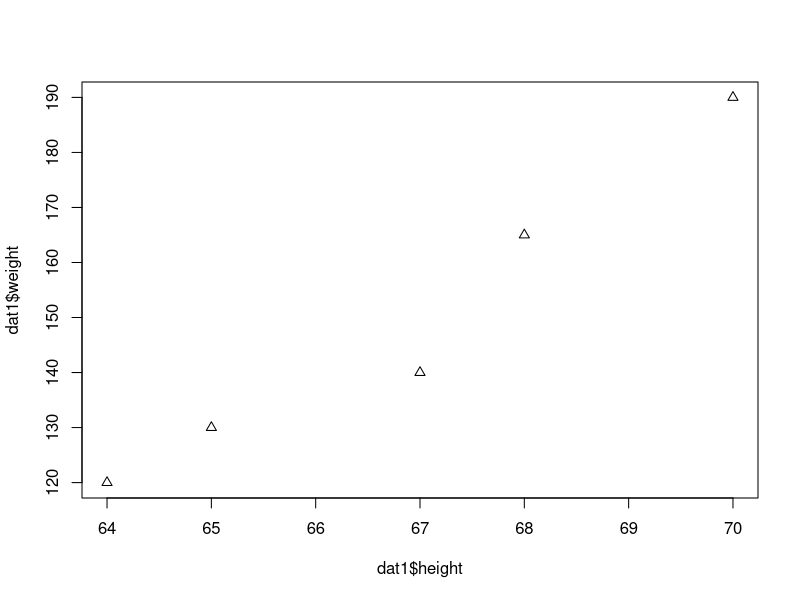
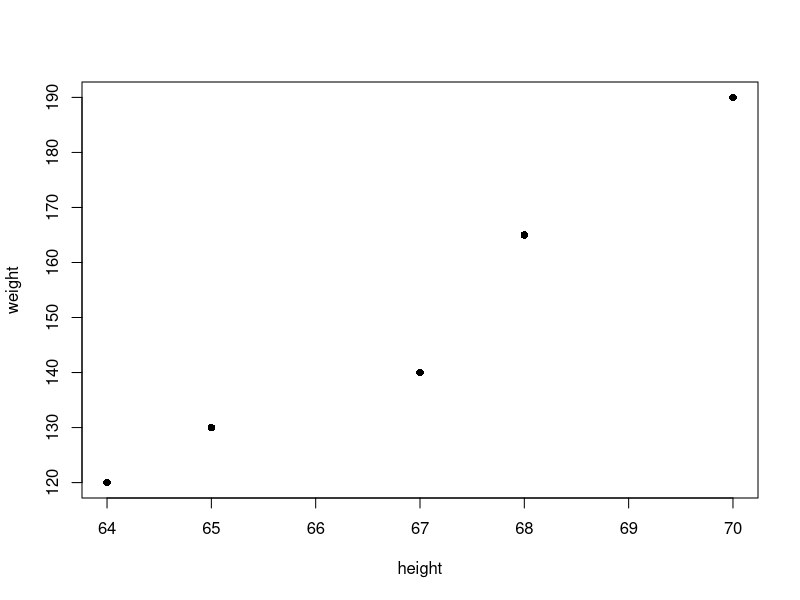
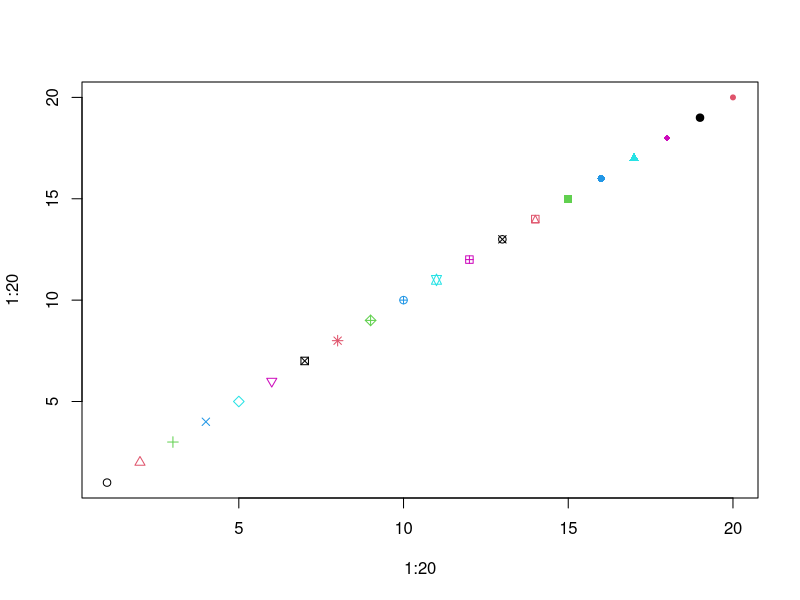
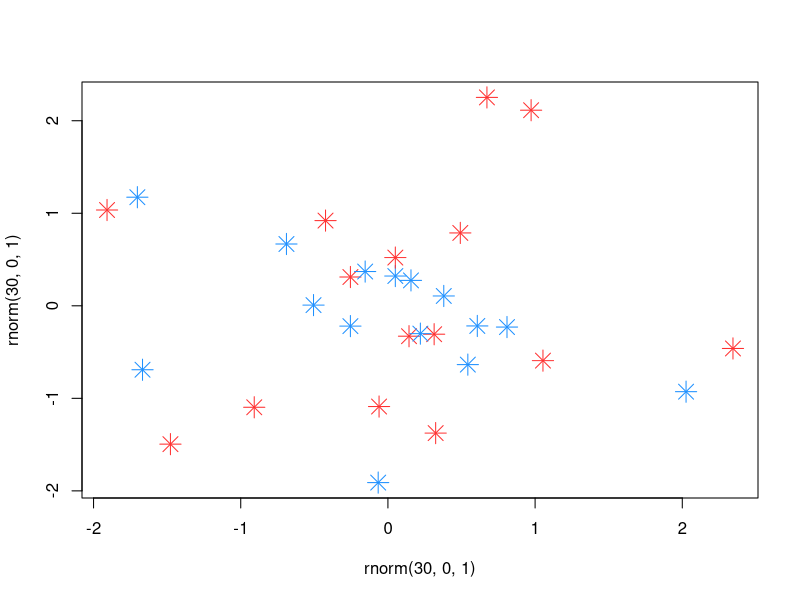
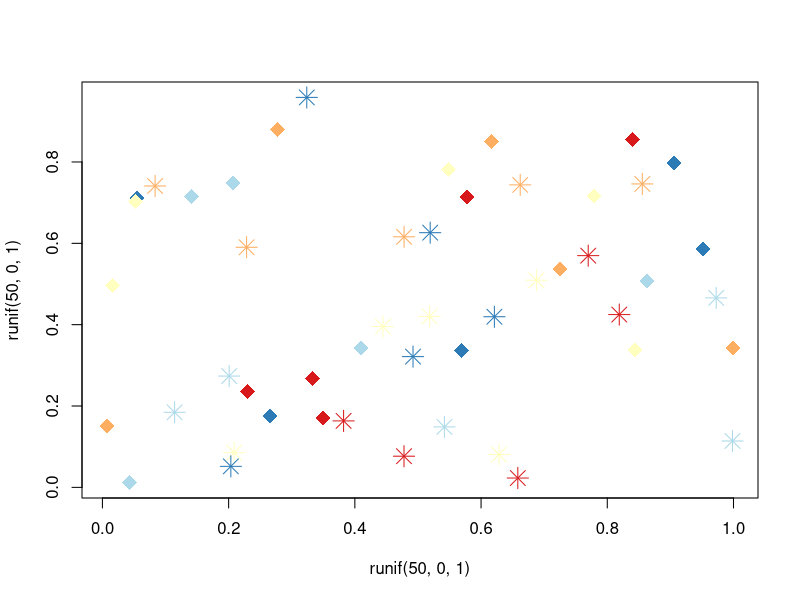
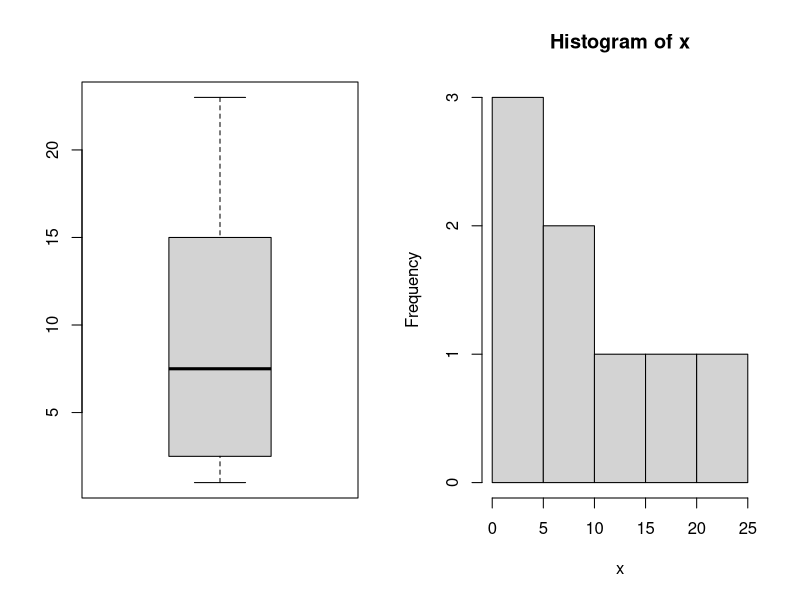
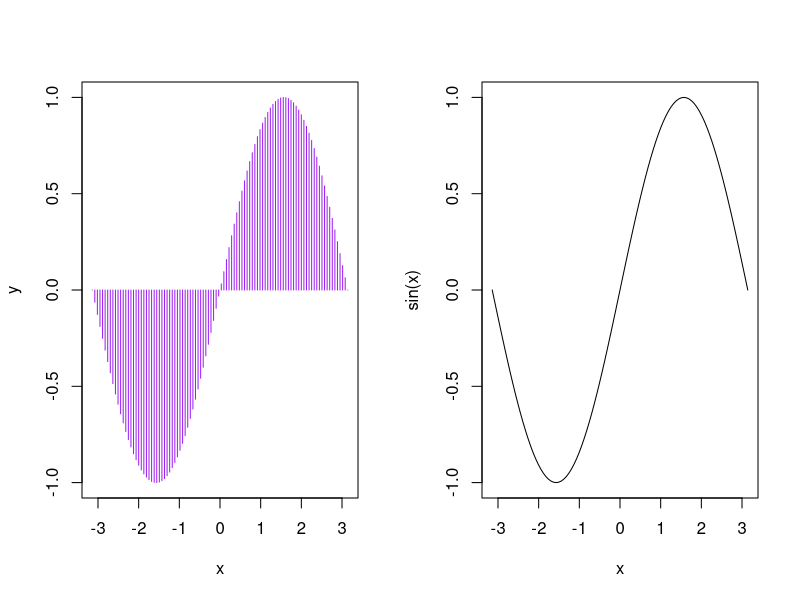

Source code (R) for these figures, in order:
## ---- chunk 1
1+2
3*5
pi
3.5^3
sqrt(9)
## ---- chunk 2
height<-c(64, 67, 68, 70, 65)
weight<-c(120, 140, 165, 190, 130)
summary(height)
weight
height
dat1=cbind(weight, height)
dat1
## ---- chunk 3
dat1=as.data.frame(dat1)
plot(dat1$height, dat1$weight, pch=2)
plot(weight~height, data=dat1, pch=16)
## ---- chunk 4
1:20
1:3
1:20+1:3

plot(1:20, 1:20, pch=1:20, col=1:6)
## ---- chunk 5
plot(rnorm(30, 0, 1), rnorm(30, 0, 1), pch=8, cex=2, col=c("dodgerblue1", "firebrick1"))
## ---- chunk 6
library(RColorBrewer)
col.use=brewer.pal(5, "RdYlBu")
plot(runif(50, 0, 1), runif(50, 0, 1), pch=c(8, 18), cex=2, col=col.use)

## ---- chunk 7
1:20 # Integers from 1 to 20.
-4:5 # Integers from -4 to 5
5:1  # Integers from 5 to 1
seq(0,1, len=21) # 20 numbers equally spaced between 0 and 1. 
## ---- chunk 8
rep(c(1,2,3), each=3)
rep(c(1,2,3), c(2, 5, 4))
rep(c(2,4,6), 4)
## ---- chunk 9
x <- c(1, 23, 2, 3, 12, 18, 6, 9)
x
mean(x)
median(x)
var(x)
sd(x)
par(mfrow=c(1,2))
boxplot(x)
hist(x)
## ---- chunk 10
x=seq(-pi, pi, len=100)
y=sin(x)
plot(x, y, col="purple", type="h")
curve(sin(x), -pi, pi)
